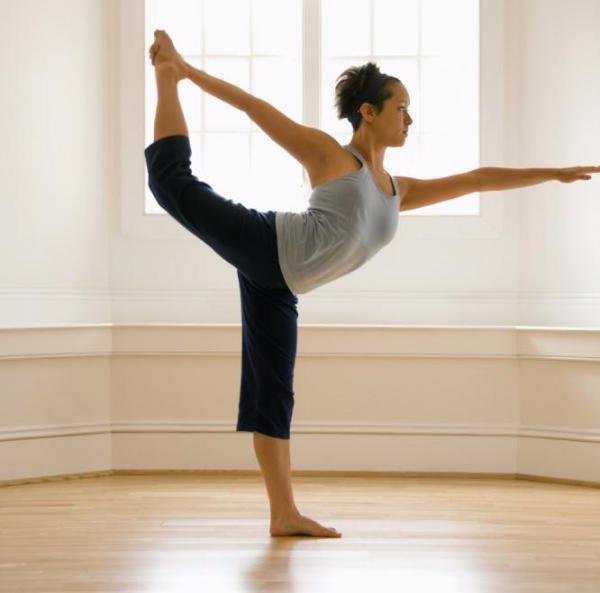
#> input picture Images/yoga.jpg, 600 x 593 px
$ python temp.py
#> lines starting #> are read from the running program, lines starting #| are printed output that depends on the picture
#
# This demo shows how to use cvui in multiple windows relying on rows and columns.
#
# Copyright (c) 2018 Fernando Bevilacqua <dovyski@gmail.com>
# Licensed under the MIT license.
#

import numpy as np
import cv2
import cvui
import random

WINDOW1_NAME = 'Window 1'
WINDOW2_NAME = 'Windows 2'


def main():
	# We have one mat for each window.
	frame1 = np.zeros((1024, 768, 3), np.uint8)

	# Create variables used by some components
	window1_values = []
	window2_values = []


	img = cv2.imread('Images/yoga.jpg', cv2.IMREAD_COLOR)
#> img is the input picture: shape (593, 600, 3); mean B, G, R 171.1, 187, 202.3
	imgRed = cv2.imread('Images/mic.jpg', cv2.IMREAD_COLOR)
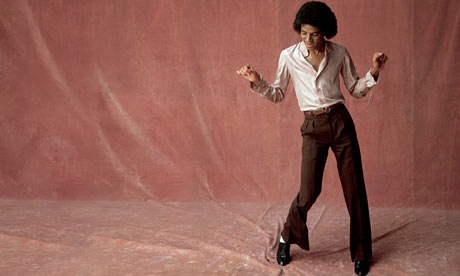
#> input picture Images/mic.jpg, 460 x 276 px
#> imgRed is the input picture: shape (276, 460, 3); mean B, G, R 84.9, 94.6, 147.2
	imgGray = cv2.imread('Images/gamb.jpg', cv2.IMREAD_COLOR)
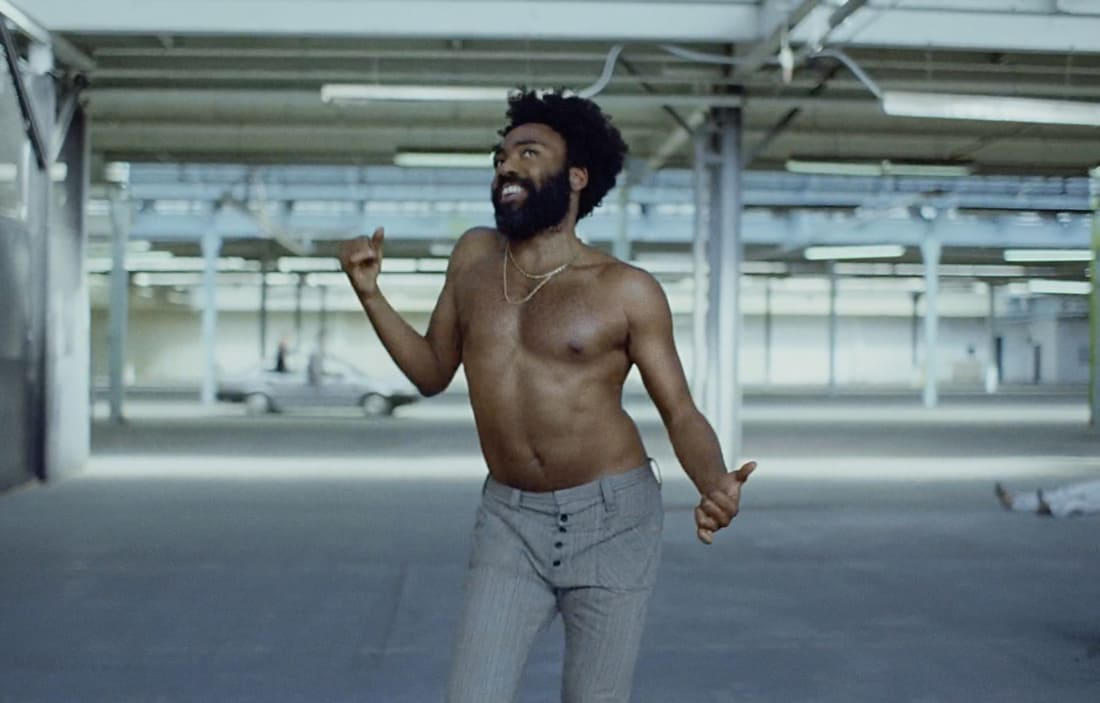
#> input picture Images/gamb.jpg, 1100 x 703 px
#> imgGray is the input picture: shape (703, 1100, 3); mean B, G, R 128.2, 124.7, 110.3
	img = cv2.resize(img, (200, 200))
#> img: shape (200, 200, 3)
	imgRed = cv2.resize(imgGray, (200, 200))
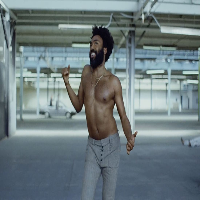
#> imgRed: shape (200, 200, 3); mean B, G, R 128.1, 124.6, 110.2
	imgGray = cv2.resize(imgRed, (200, 200))

	padding = 10

	# Fill the vector with a few random values
	for i in range(0, 20):
		window1_values.append(random.uniform(0., 300.0))
		window2_values.append(random.uniform(0., 300.0))

	# Start two OpenCV windows
	cv2.namedWindow(WINDOW1_NAME)
	cv2.namedWindow(WINDOW2_NAME)

	# Init cvui and inform it to use the first window as the default one.
	# cvui.init() will automatically watch the informed window.
	cvui.init(WINDOW1_NAME)
#> (this line was passed over: cvui is not available in this run)

	# Tell cvui to keep track of mouse events in window2 as well.
	cvui.watch(WINDOW2_NAME)
#> (this line was passed over: cvui is not available in this run)

	while (True):
		# Inform cvui that all subsequent component calls and events are related to window 1.
		cvui.context(WINDOW1_NAME)
#> (this line was passed over: cvui is not available in this run)

		# Fill the frame with a nice color
		frame1[:] = (49, 52, 49)

		cvui.beginRow(frame1, 10, 20, -1, -1, 10)
#> (this line was passed over: cvui is not available in this run)
		cvui.image(img)
#> (this line was passed over: cvui is not available in this run)
		cvui.button(img, imgGray, imgRed)
#> (this line was passed over: cvui is not available in this run)
		cvui.endRow()
#> (this line was passed over: cvui is not available in this run)

		# Update all components of window1, e.g. mouse clicks, and show it.
		cvui.update(WINDOW1_NAME)
		cv2.imshow(WINDOW1_NAME, frame1)


		# Check if ESC key was pressed
		if cv2.waitKey(20) == 27:
			break


if __name__ == '__main__':
#> (the run stopped early here; a loop or call above may not have finished)
